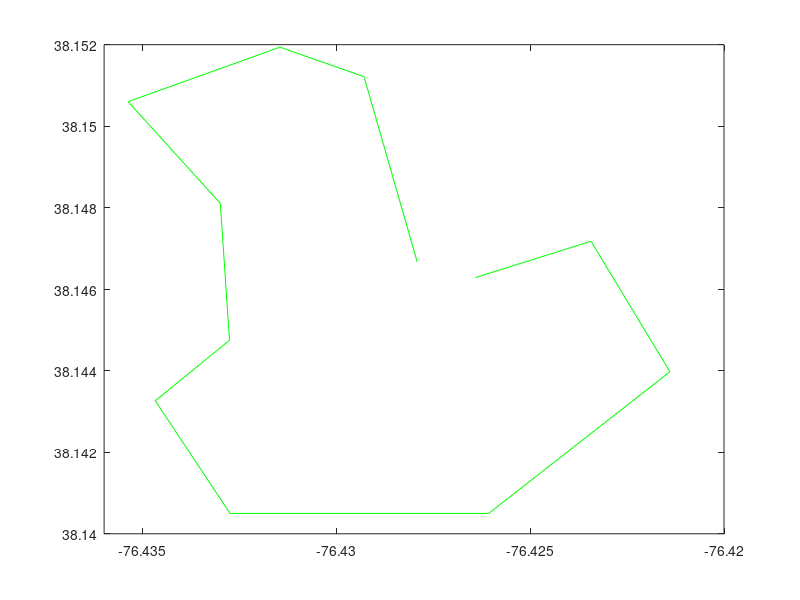

The MATLAB source for this figure: (Note: this script raises an error after producing the figure.)
format long
clear all
clc
file_location = '../missions/test_mission_1.txt';
home_gps = [38.1458554 -76.4263836];


bounds = [38.1466738 -76.4279151;38.1512131 -76.4292884;38.1519386 -76.4314556;38.1506056 -76.435382;38.1481082 -76.4330006;38.1447501 -76.4327645;38.1432650 -76.4346743;38.1404973 -76.4327431;38.1404973 -76.4260697;38.1439738 -76.4213920;38.1471801 -76.4234304;38.1462857 -76.4264131];
obstacles = [];
waypoints = [];


cmd = 'v';

while cmd ~= 'n'

    hold off
    plot(bounds(:,2),bounds(:,1),'g')
    hold on
    if size(obstacles,1) > 0
        if size(obstacles,1) == 1
            scatter(obstacles(1),obstacles(2),'r')
        else
            scatter(obstacles(:,1),obstacles(:,2),'r')
        end
    end
    if size(waypoints,1) > 0
        if size(obstacles,1) == 1
            scatter(waypoints(1),waypoints(2),'b')
            plot(waypoints(1),waypoints(2),'b')
        else
            scatter(waypoints(:,1),waypoints(:,2),'b')
            plot(waypoints(:,1),waypoints(:,2),'b')
        end
    end
    axis([-76.436 -76.42 38.14 38.152])
    
    w = waitforbuttonpress;
    cmd = get(gcf, 'CurrentCharacter');

    if cmd == 'o'
        obstacles = [obstacles; ginput(1)];
    end
    
    if cmd == 'w'
        waypoints = [waypoints; ginput(1)]
    end
    
    if cmd == 'a'
        off_axis_gps = ginput(1);
    end
    if cmd == 'e'
        emergent_gps = ginput(1);
    end
    
end




fileID = fopen(file_location,'w');
% drop point
fprintf(fileID,'%4.9f %4.9f\n',home_gps);
% off axis
fprintf(fileID,'%4.9f %4.9f\n',[off_axis_gps(2) off_axis_gps(1)]);
% emergent
fprintf(fileID,'%4.9f %4.9f\n',[emergent_gps(2) emergent_gps(1)]);
% waypoints
for i = 1:size(waypoints,1)
    if (i ~= 1)
        fprintf(fileID,',');
    end
    temp = [waypoints(i,2) waypoints(i,1) 100+rand()*200];
    fprintf(fileID,'%4.9f %4.9f %4.9f',temp);
end 
fprintf(fileID,'\n');
% bounds
fprintf(fileID,'38.1466738 -76.4279151,38.1512131 -76.4292884,38.1519386 -76.4314556,38.1506056 -76.4353824,38.1481082 -76.4330006,38.1447501 -76.4327645,38.1432650 -76.4346743,38.1404973 -76.4327431,38.1404973 -76.4260697,38.1439738 -76.4213920,38.1471801 -76.4234304,38.1462857 -76.4264131\n');
% search grid
fprintf(fileID,'38.1428600 -76.4336872,38.1411724 -76.4323997,38.1415774 -76.4260054,38.1446488 -76.4230442,38.1457626 -76.4247608\n');
% obstacles
for i = 1:size(obstacles,1)
    if (i ~= 1)
        fprintf(fileID,',');
    end
    temp = [obstacles(i,2) obstacles(i,1) 100+300*rand() 30+100*rand()];
    fprintf(fileID,'%4.9f %4.9f %4.9f %4.9f',temp);
end 
fclose(fileID);